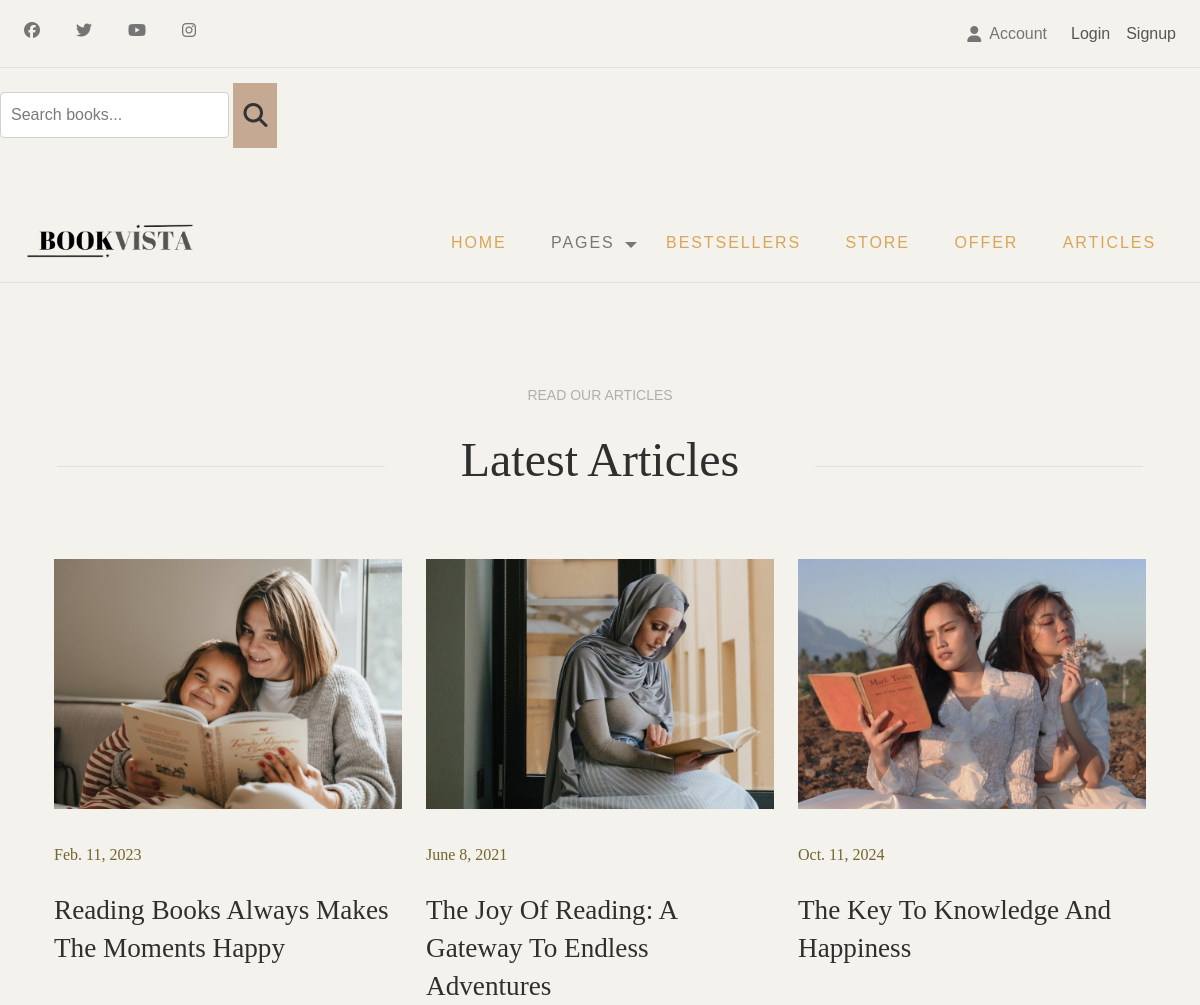
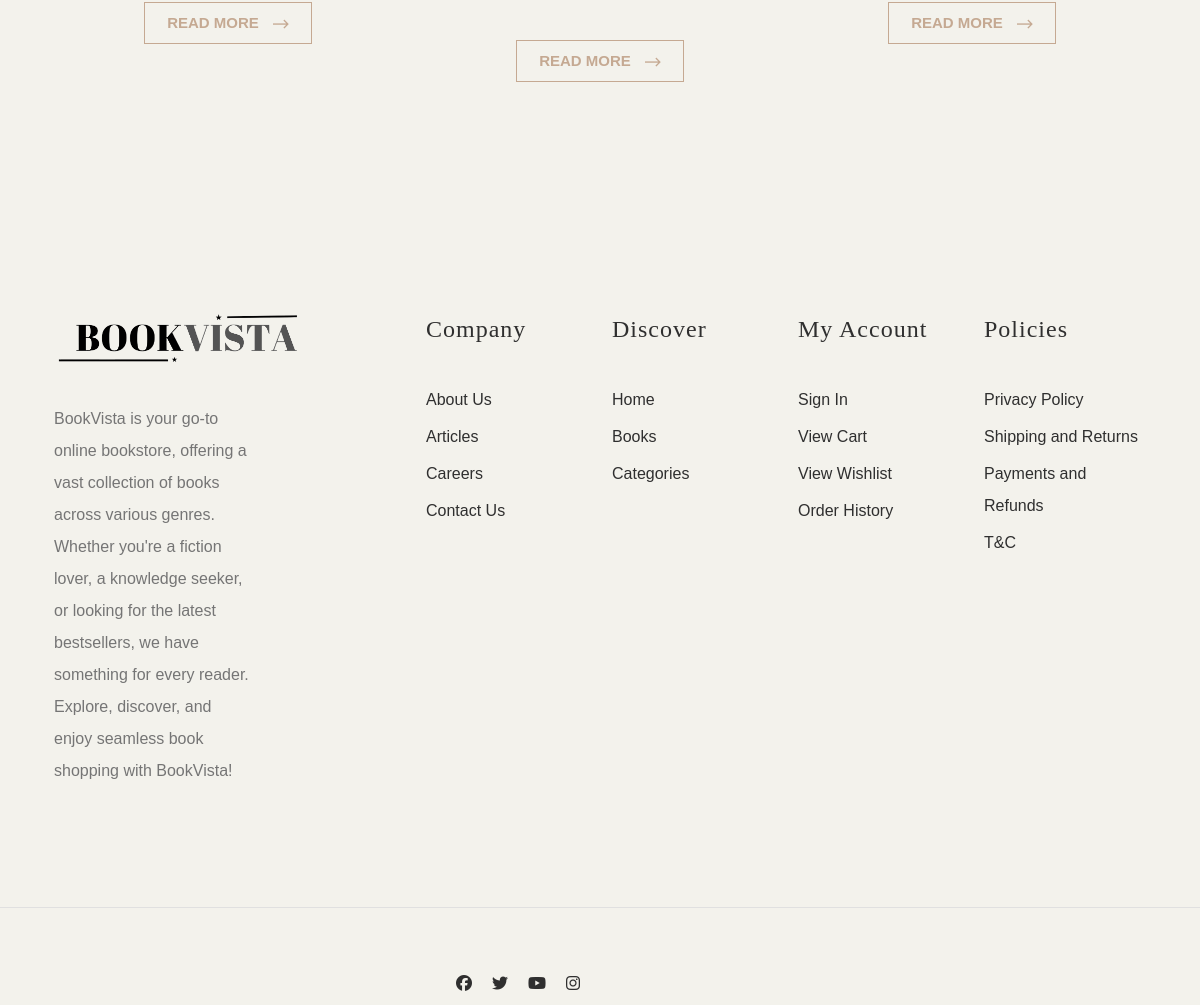
The page /articles on the database its author committed (2 pictures, top to bottom).
### fifthclass/fifthapp/models.py (models this page shows, shortened)
class ArticlesModel(models.Model):
    article_title=models.CharField(max_length=100,null=True,blank=True)
    article_date=models.DateField(null=True,blank=True)
    article_desc=models.TextField(null=True,blank=True)
    article_image=models.ImageField(null=True, blank=True, upload_to='articles')

### fifthclass/fifthapp/views.py (the view)
# urls.py: path('articles', views.ArticlesView, name='articles'),
def ArticlesView(request):
    art = ArticlesModel.objects.all()
    return render(request,'articles.html',{'art':art})

### fifthclass/fifthapp/views.py (called while the page is built)
def cart_and_wishlist_count(request):
    cart_count = CartModel.objects.filter(user=request.user).count() if request.user.is_authenticated else 0
    wishlist_count = WishlistModel.objects.filter(user=request.user).count() if request.user.is_authenticated else 0
    return {'cart_count': cart_count, 'wishlist_count': wishlist_count}

### templates/articles.html (shortened to what this page needs)
{% extends 'base.html'%}
{% load static %}
{% block content %}
<section id="latest-blog" class="py-5 my-5">
    <div class="container">
        <div class="row">
            <div class="col-md-12">
                <div class="section-header text-center">
                    <div class="title">
                        <span>Read our articles</span>
                    </div>
                    <h2 class="section-title">Latest Articles</h2>
                </div>
                <div class="row">
                    {% for item in art %}
                    <div class="col-md-4 mb-4">
                        <article class="column" data-aos="fade-up">
                            <figure>
                                <a href="#" class="image-hvr-effect">
                                    <img src="{{ item.article_image.url }}" class="card-img-top" alt="{{ item.article_title }} Image"
                                        style="height: 250px; object-fit: cover;">
                                </a>
                            </figure>
                            <div class="post-item">
                                <div class="meta-date">{{ item.article_date }}</div>
                                <h3><a href="#">{{ item.article_title }}</a></h3>
                            </div>
                            <div class="btn-wrap text-center">
                                <a href="{% url 'articlesdetails' item.id %}" class="btn btn-outline-accent btn-accent-arrow" tabindex="0">
                                    Read More <i class="icon icon-ns-arrow-right"></i>
                                </a>
                            </div>
                        </article>
                    </div>
                    {% endfor %}
                </div>
            </div>
        </div>
    </div>
</section>
<footer id="footer">
		<div class="container">
			<div class="row">
				<div class="col-md-4">
					<div class="footer-item">
						<div class="company-brand">
							<img src="static/images/bookvistalogo2.png" alt="logo" class="footer-logo">
							<p>BookVista is your go-to online bookstore, offering a vast collection of books across various genres.
								Whether you're a fiction lover, a knowledge seeker, or looking for the latest bestsellers, we have something for every reader. Explore, discover, and enjoy seamless book shopping with BookVista!
							</p>
						</div>
					</div>
				</div>
				<div class="col-md-2">
					<div class="footer-menu">
						<h5>Company</h5>
						<ul class="menu-list">
							<li class="menu-item">
								<a href="{% url 'about' %}">About Us</a>
							</li>
							<li class="menu-item">
								<a href="{% url 'articles' %}">Articles </a>
							</li>
							<li class="menu-item">
								<a href="{% url 'careers' %}">Careers</a>
							</li>
							<li class="menu-item">
								<a href="{% url 'contactus' %}">Contact Us</a>
							</li>
						</ul>
					</div>
				</div>
				<div class="col-md-2">
					<div class="footer-menu">
						<h5>Discover</h5>
						<ul class="menu-list">
							<li class="menu-item">
								<a href="{% url 'home' %}">Home</a>
							</li>
							<li class="menu-item">
								<a href="{% url 'category' %}">Books</a>
							</li>
							<li class="menu-item">
								<a href="{% url 'category' %}">Categories</a>
							</li>
						</ul>
					</div>
				</div>
				<div class="col-md-2">
					<div class="footer-menu">
						<h5>My account</h5>
						<ul class="menu-list">
							<li class="menu-item">
								<a href="{% url 'login' %}">Sign In</a>
							</li>
							<li class="menu-item">
								<a href="{% url 'cart' %}">View Cart</a>
							</li>
							<li class="menu-item">
								<a href="{% url 'wishlist' %}">View Wishlist</a>
							</li>
							<li class="menu-item">
								<a href="{% url 'order_history' %}">Order History</a>
							</li>
						</ul>
					</div>
				</div>
				<div class="col-md-2">
					<div class="footer-menu">
						<h5>Policies</h5>
						<ul class="menu-list">
							<li class="menu-item">
								<a href="{% url 'privacypolicy' %}">Privacy Policy</a>
							</li>
							<li class="menu-item">
								<a href="{% url 'shipping&returns' %}">Shipping and Returns</a>
							</li>
							<li class="menu-item">
								<a href="{% url 'payments&refund' %}">Payments and Refunds</a>
							</li>
							<li class="menu-item">
								<a href="{% url 't&c' %}">T&C</a>
							</li>
						</ul>
					</div>
				</div>
			</div>
		</div>
	</footer>
	<div id="footer-bottom">
		<div class="container">
			<div class="row">
				<div class="col-md-12">
							<div class="col-md-6">
								<div class="social-links align-right">
									<ul>
										<li>
											<a href="#"><i class="fab fa-facebook"></i></a>
										</li>
										<li>
											<a href="#"><i class="fab fa-twitter"></i></a>
										</li>
										<li>
											<a href="#"><i class="fab fa-youtube"></i></a>
										</li>
										<li>
											<a href="#"><i class="fab fa-instagram"></i></a>
										</li>
									</ul>
								</div>
							</div>
						</div>
					</div>
				</div>
			</div>
{% endblock %}

### static/css/icomoon.css (style rules this page uses)
[class^="icon-"], [class*=" icon-"] { font-family: 'icomoon' !important; speak: never; font-style: normal; font-weight: normal; font-variant: normal; text-transform: none; line-height: 1; -webkit-font-smoothing: antialiased; -moz-osx-font-smoothing: grayscale; }
.icon-ns-arrow-right:before { content: "\e90b"; }

### rows shown on the page
ArticlesModel: article_image (picture), article_date "Feb. 11, 2023", article_title "Reading Books Always Makes The Moments Happy"
ArticlesModel: article_image (picture), article_date "June 8, 2021", article_title "The Joy Of Reading: A Gateway To Endless Adventures"
ArticlesModel: article_image (picture), article_date "Oct. 11, 2024", article_title "The Key To Knowledge And Happiness"
